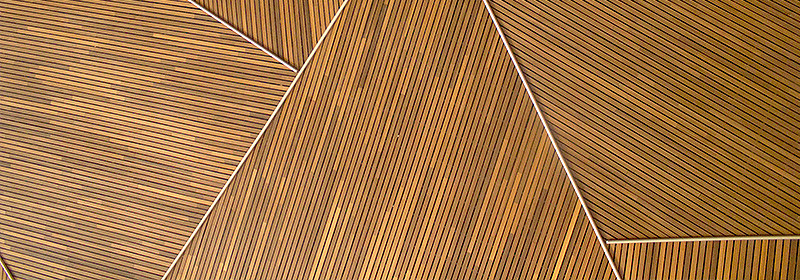
#> input picture data/entete-textures.jpg, 800 x 280 px
$ python opti_main.py
#> lines starting #> are read from the running program, lines starting #| are printed output that depends on the picture; after the words box and inside, x2 and y2 are one past the last pixel; in counts of white or black regions, pixels touching at a corner belong together; pictures that were not available may be replaced by others from this repository, and a replacement may not be noted
import pandas as pd
import numpy as np
from glob import glob
from scipy import ndimage
import matplotlib.pylab as plt
from matplotlib.animation import FuncAnimation
from opti_utils import *
import os
import random
import time

# Rendre le chemin robuste
data_dir = os.path.abspath(os.path.join(os.path.dirname(__file__), '..', 'data'))

class Inpainting():
    def fast_load_image_from_database(self, filename_original, filename_mask, create_mask=False):
#> called with filename_original = 'entete-textures.jpg', filename_mask = 'entete-textures.mask.webp', create_mask = False
        script_dir = os.path.dirname(__file__)
        data_dir = os.path.abspath(os.path.join(script_dir, '..', 'data'))
        image_path = os.path.join(data_dir, filename_original)

        self.image = plt.imread(image_path).copy()
#> self.image is the input picture: shape (280, 800, 3); mean R, G, B 162.8, 116.5, 68.6
        if create_mask:
            self.mask = add_mask_rect(image=self.image)
        else:
            mask_path  = os.path.join(data_dir, filename_mask)
            self.mask  = plt.imread(mask_path)
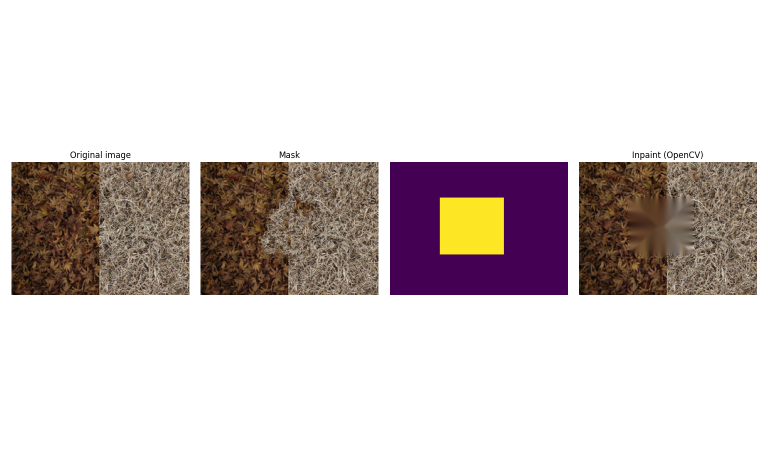
#> input picture naturaltexture.png, 1536 x 914 px, given in place of entete-textures.mask.webp, which was not available (shown at 1/2 size)
#> self.mask is the input picture: shape (914, 1536, 4) float32; mean R, G, B, A 0.838, 0.806, 0.802, 1

        if self.mask.ndim == 3:
            self.mask = self.mask[..., 0]
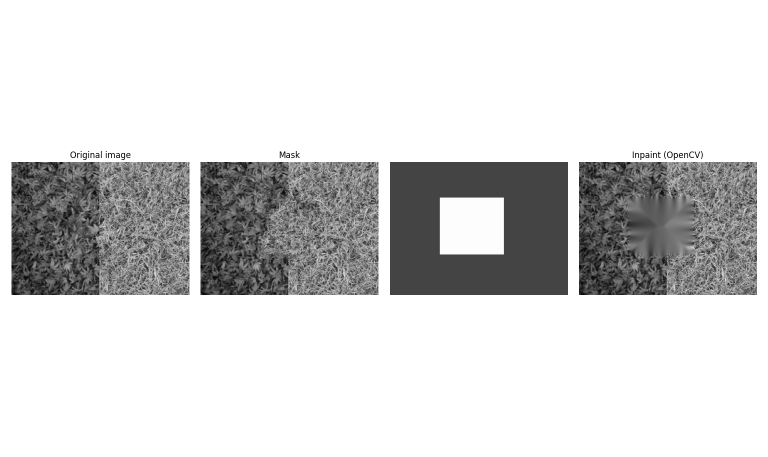
#> self.mask: shape (914, 1536) float32 (shown at 1/2 size); min 0, max 1, mean 0.839
        self.mask = (self.mask > 0).astype(np.uint8)
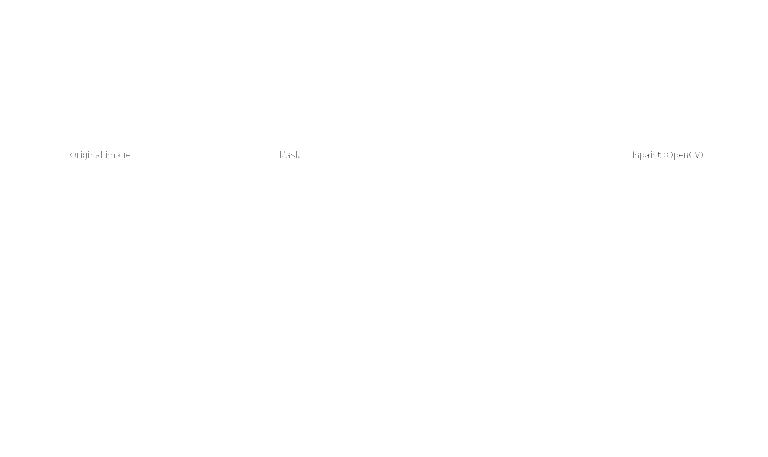
#> self.mask: shape (914, 1536) (shown at 1/2 size); values 0 (black) and 1 (white), 100% white; black in thin lines or dots, all inside (x1, y1, x2, y2) = (141, 302, 1405, 320)

    def get_contour(self):
        return self.target_region - ndimage.binary_erosion(self.target_region).astype(np.uint8)

    def get_source_region(self):
        return self.image * (1 - self.mask)[..., None]

    def __init__(self, image_filename, mask_filename, patch_size=9, search_prop=0.3, sigma_lissage=1.0, create_mask=False):
        self.filename = image_filename
        self.image = np.array([])
        self.mask = np.array([])
        self.fast_load_image_from_database(image_filename, mask_filename, create_mask)

        if self.image.dtype == np.uint8 or np.nanmax(self.image) > 1.0:
            self.image = self.image.astype(np.float32) / 255.0

        self.target_region = self.mask.copy()
        self.source_region = self.get_source_region()
        self.contour_region = self.get_contour()
        self.contour = {(int(x), int(y)) for x, y in np.argwhere(self.contour_region == 1)}

        self.source_patches = {}
        self.contour_patches = {}
        self.patch_size = patch_size
        self.sigma_lissage = sigma_lissage

        # Optimisation (Research radius + pré-calcul des gradients)
        img_min_dim = min(self.image.shape[0], self.image.shape[1])
        self.search_radius = int(img_min_dim * search_prop)

        self.initialise_patch()

        self.confidence_values = {(i,j): int(self.target_region[i,j]==0) for i in range(len(self.target_region)) for j in range(len(self.target_region[1]))}
        self.priority_patches = {}

        print("Initialisation des gradients...")
        self.grads_y, self.grads_x = initialize_gradients(self.source_region, self.sigma_lissage)

        # On pré-calcule aussi le gradient du masque (qui change, mais on peut le garder ici ou le mettre à jour localement,
        # pour simplifier on utilise np.gradient sur le masque dans calculate_priority, c'est rapide car le masque est simple)
        # Mais pour être cohérent avec calculate_dataterm_optimized, on a besoin des grads du masque
        # On va les calculer à la volée dans calculate_priority ou on peut les stocker.
        # Pour l'instant, calculons les dans calculate_priority car le masque change de forme binaire brute.

        # Attributs pour l'animation
        self.frames = [self.source_region.copy()]
        self.animation = None
        self.anim_fig = None

    # [83 lines left out: functions calculate_priority, update_regions, initialise_patch, update_patches, patch_to_use, not called in this run]

    def best_match_sample(self, p):
        return determine_closest_patch(self.target_region, self.source_patches, self.contour_patches, p, self.search_radius)

    # [65 lines left out: functions update_values, inpaint, generateAnimation, not called in this run]
    def updateAnimation(self, frame):
        self.animation.set_array(self.frames[frame])
        return [self.animation]
    # [24 lines left out: functions animate, display, not called in this run]

    def save_image(self):
        image_name = get_image_name(self.filename)
        plt.imsave("output/"+image_name, self.source_region)

if __name__ == "__main__":
    """Ce sont les paramètres à ajuster pour l'inpainting"""
    create_mask = False # if True, allow to manually create a rectangular mask, the mask filename will be ignored
    patch_size = 9
    search_prop = 0.35
    sigma_lissage = 1.0
    t0 = time.time()
    #inpaint = Inpainting(image_filename='dog_example.png', mask_filename='dog_example.mask.webp', patch_size=patch_size, search_prop=search_prop, sigma_lissage=sigma_lissage, create_mask=create_mask)
    #inpaint = Inpainting(image_filename='simple_triangle.png', mask_filename='simple-triangle.mask.webp', patch_size=patch_size, search_prop=search_prop, sigma_lissage=sigma_lissage, create_mask=create_mask)
#> (the run stopped early here; a loop or call above may not have finished)
